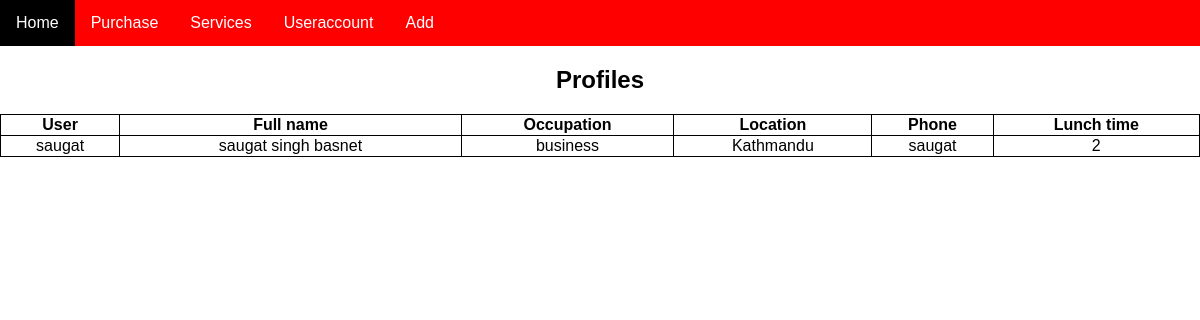
/profiles/, run on the app's committed database.
### ttruckapp/models.py (models this page shows)
class Profiles(models.Model):
    user = models.CharField(max_length=100)
    full_name = models.CharField(max_length=100)
    occupation = models.CharField(max_length=100)
    location = models.CharField(max_length=100)
    phone = models.ForeignKey(Customers, on_delete=models.CASCADE)
    lunch_time = models.IntegerField()

class Customers(models.Model):
    customer = models.CharField(max_length=100)
    phone = models.IntegerField()
    def __str__(self):
        return self.customer

### ttruckapp/views.py (the view)
# urls.py: path('profiles/', views.profiles, name='profiles'),
def profiles(request):
    profiles = Profiles.objects.all()
    context = {'profiles': profiles}
    return render(request, 'profiles.html', context)

### ttruckapp/templates/profiles.html (shortened to what this page needs)
{% extends 'base.html' %}
{% block content %}
<h2>Profiles</h2>
    <table class="table table-striped">
        <tr>
            <th>User</th>
            <th>Full name</th>
            <th>Occupation</th>
            <th>Location</th>
            <th>Phone</th>
            <th>Lunch time</th>
        </tr>
    {% for profiles in profiles %}
    <tr>
        <td style="text-align:center">{{profiles.user}}</td>
        <td style="text-align:center">{{profiles.full_name}}</td>
        <td style="text-align:center">{{profiles.occupation}}</td>
        <td style="text-align:center">{{profiles.location}}</td>
        <td style="text-align:center">{{profiles.phone}}</td>
        <td style="text-align:center">{{profiles.lunch_time}}</td>
    </tr>
    {% endfor %}
    </table>
{% endblock content %}

### templates/base.html (style rules this page uses)
body { font-family: Arial, Helvetica, sans-serif; margin: 0; }

### ttruckapp/templates/profiles.html (style rules this page uses)
table { width: 100%; }
h2 { text-align: center }
table, th, td { border: 1px solid black; border-collapse: collapse; }

### data on the page
Profiles: user "saugat", full_name "saugat singh basnet", occupation "business", location "Kathmandu", phone "saugat", lunch_time "2"
